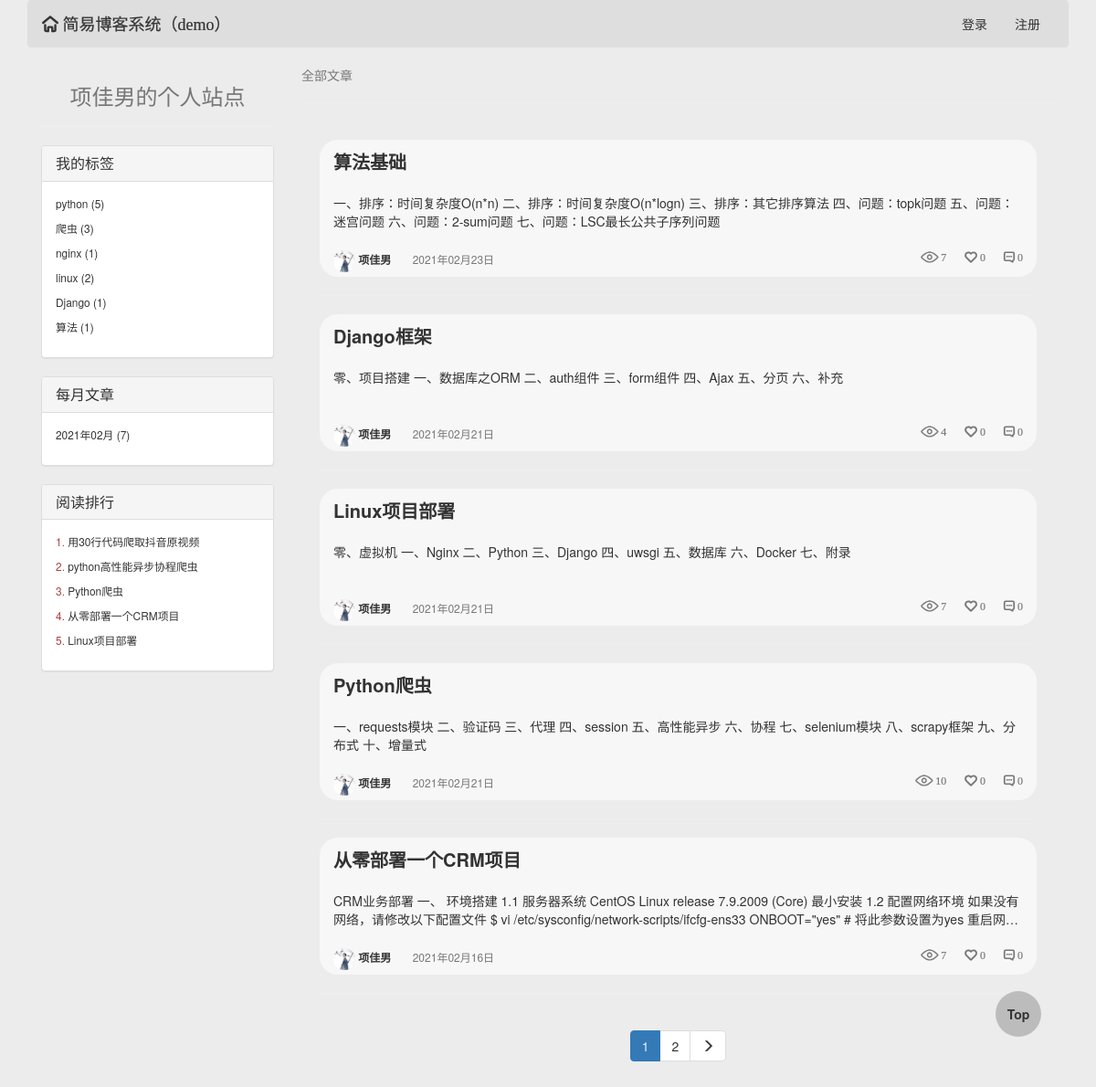
The app's page /项佳男/, older data.
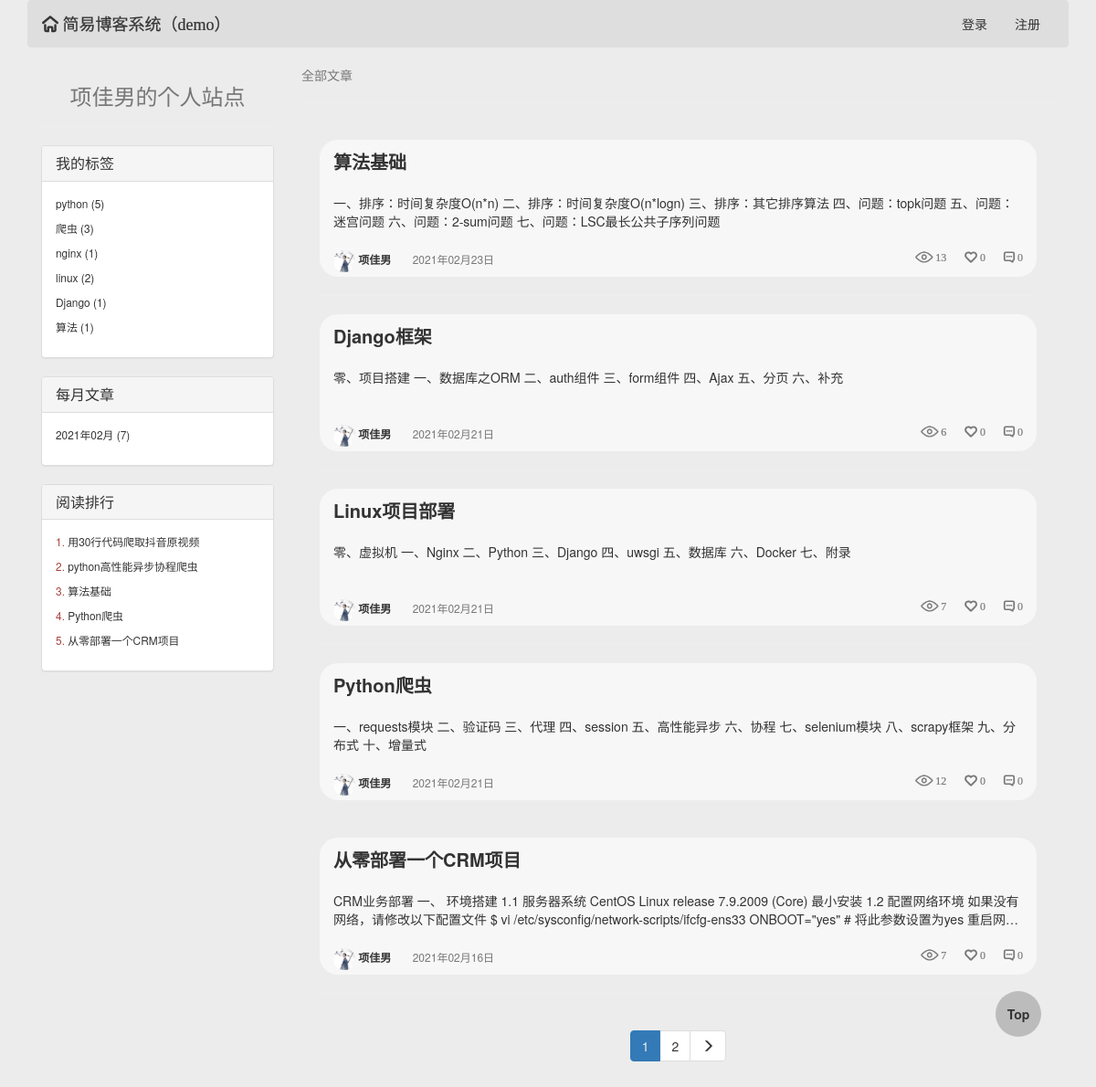
The same page, newer data.
### blog/models.py (models this page shows, shortened)
class Article(models.Model):
    title = models.CharField(max_length=64, verbose_name='文章标题')
    desc = models.CharField(max_length=256, verbose_name='文章描述信息')
    create_time = models.DateTimeField(auto_now_add=True, verbose_name='文章创建日期')
    content = models.TextField()
    view_count = models.IntegerField(default=0)
    like_count = models.IntegerField(default=0)
    dislike_count = models.IntegerField(default=0)
    comment_count = models.IntegerField(default=0)
    user = models.ForeignKey('UserInfo', on_delete=models.CASCADE)
    tag = models.ManyToManyField('Tag')

class UserInfo(AbstractUser):
    create_time = models.DateTimeField(auto_now_add=True, verbose_name='用户创建时间')
    avatar = models.FileField(upload_to='avatars/', default='avatars/default.png')
    blog_site = models.OneToOneField('BlogSite', null=True, on_delete=models.CASCADE)
    def __str__(self):
        return self.username

### blog/templatetags/my_tags.py (called while the page is built)
@register.inclusion_tag('parts/side-left.html')
def get_side_left_style(request, username):
    user = UserInfo.objects.filter(username=username).first()
    blog_site = user.blog_site
    article_list_hot = Article.objects.filter(user__username=username).order_by('-view_count')[:5]
    tag_list = Tag.objects.filter(blog_site=blog_site).values('pk').annotate(
        c=Count('article__title')).values('title', 'c')
    time_list = Article.objects.filter(user=user).annotate(
        y_m_time=TruncMonth('create_time')).values('y_m_time').annotate(
        c=Count("id")).values('y_m_time', 'c')
    return {'username': username, 'blog_site': blog_site, 'tag_list': tag_list, 'article_list_hot': article_list_hot,
            'time_list': time_list, 'request': request}

@register.inclusion_tag('parts/header.html')
def get_header_style(request):
    form_login = UserFormLogin()
    form_reg = UserFormReg()
    username = UserInfo.objects.filter(username=request.user.username).first()
    blog_site = BlogSite.objects.filter(userinfo=username).first()
    return {'form_login': form_login, 'form_reg': form_reg, 'request': request, 'blog_site': blog_site}

### templates/user-blog.html (shortened to what this page needs)
{% extends "base0.html" %}
{% block body %}
    <div class="header">
        {% load my_tags %}
        {% get_header_style request %}
    </div>
    <div class="col-md-3">
        {% load my_tags %}
        {% get_side_left_style request username %}
    </div>
    <div class="col-md-9">
        <span class="text-muted">全部文章</span>
        <hr>
        <div class="article-list">
            {% for article in current_page %}
                <div class="article-item clearfix bg-info">
                    <div class="col-md-12">
                        <div class="media-right view-title">
                            <p>
                                <a href="/{{ article.user.username }}/articles/{{ article.id }}">{{ article.title }}</a>
                            </p>
                            <span>
                            {{ article.desc }}
                        </span>
                        </div>
                        <div class="pull-left text-muted view-other">
                            <a href="/{{ article.user }}/">
                                <img src="/media/{{ article.user.avatar }}">
                                {{ article.user }}
                            </a>
                            <span class="view-other-time">{{ article.create_time|date:'Y年m月d日' }}</span>
                            <span class="pull-right iconfont">&#xe630; {{ article.comment_count }}</span>
                            <span class="pull-right iconfont">&#xe626; {{ article.like_count }}</span>
                            <span class="pull-right iconfont">&#xe601; {{ article.view_count }}</span>
                        </div>
                    </div>
                </div>
                <hr>
            {% endfor %}
            {% load my_tags %}
            {% get_paginator_style current_page page_range current_page_num %}
        </div>
    </div>
{% endblock %}

### templates/parts/side-left.html (shortened to what this page needs)
<div>
    <a href="/{{ username }}/">
        <span class="h3 text-muted center-block text-center">{{ blog_site.title }}</span>
    </a>
    <hr>
    <div class="panel panel-default">
        <div class="panel-heading" role="tab" id="headingTwo">
            <h4 class="panel-title">
                <a role="button" data-toggle="collapse"
                   href="#tag_list">
                    我的标签
                </a>
            </h4>
        </div>
        <div id="tag_list" class="panel-collapse collapse in" role="tabpanel">
            <div class="panel-body">
                {% for tag in tag_list %}
                    <div class="small">
                        <p>
                            <a href="/{{ username }}/tag/{{ tag.title }}">
                                {{ tag.title }}
                                ({{ tag.c }})
                            </a>
                        </p>
                    </div>
                {% endfor %}
            </div>
        </div>
    </div>
    <div class="panel panel-default">
        <div class="panel-heading" role="tab" id="headingThree">
            <h4 class="panel-title">
                <a role="button" data-toggle="collapse"
                   href="#time_list">
                    每月文章
                </a>
            </h4>
        </div>
        <div id="time_list" class="panel-collapse collapse in" role="tabpanel">
            <div class="panel-body">
                {% for time in time_list %}
                    <div class="small">
                        <p>
                            <a href="/{{ username }}/time/{{ time.y_m_time|date:'Y-m' }}">
                                {{ time.y_m_time|date:'Y年m月' }}
                                ({{ time.c }})
                            </a>
                        </p>
                    </div>
                {% endfor %}
            </div>
        </div>
    </div>
    <div class="panel panel-default">
        <div class="panel-heading" role="tab" id="headingThree">
            <h4 class="panel-title">
                <a role="button" data-toggle="collapse"
                   href="#article_list_hot">
                    阅读排行
                </a>
            </h4>
        </div>
        <div id="article_list_hot" class="panel-collapse collapse in" role="tabpanel">
            <div class="panel-body">
                {% for article in article_list_hot %}
                    <div class="small">
                        <p>
                            <span class="text-danger">{{ forloop.counter }}.</span>
                            <a href="/{{ article.user.username }}/articles/{{ article.id }}">
                                {{ article.title }}
                            </a>
                        </p>
                    </div>
                {% endfor %}
            </div>
        </div>
    </div>
</div>

Row changes from the older to the newer data that the page shows:
no longer on one of the page's lists (row unchanged): Article: title "Linux项目部署"
now on one of the page's lists (row edited): Article: title "算法基础"
changed Article "算法基础": view_count "7" → "13"
changed Article "Python爬虫": view_count "10" → "12"
changed Article "Django框架": view_count "4" → "6"
